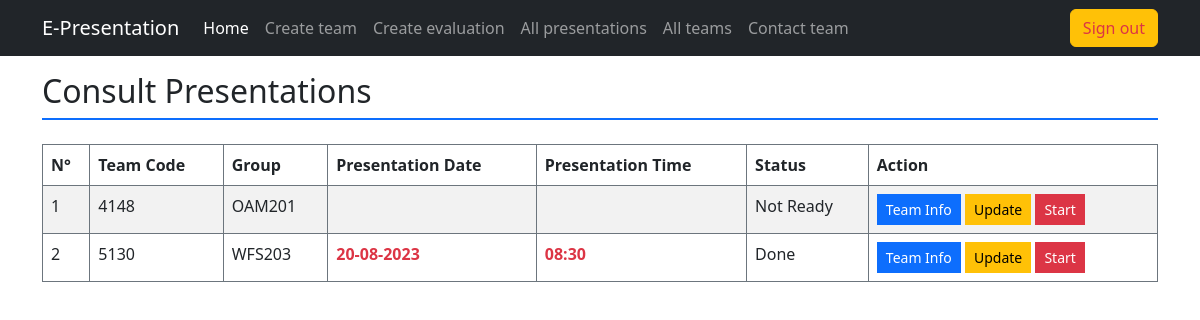
The app's page /index.php?action=all_presentations (signed in), older data.
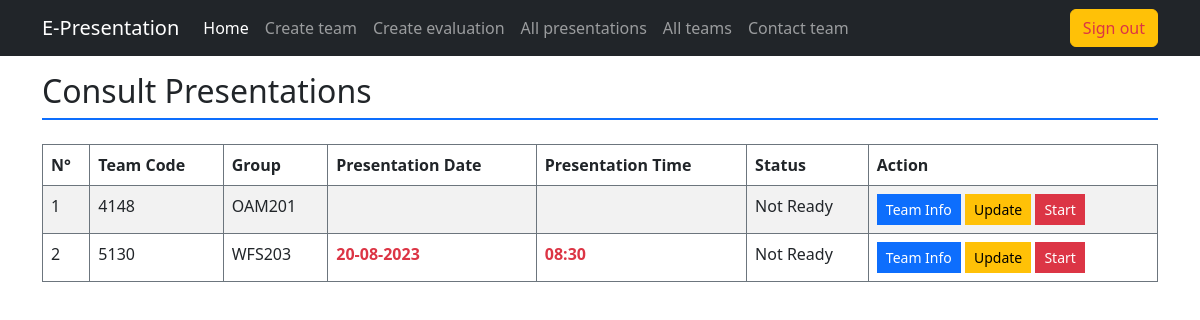
The same page, newer data.
### tables this page shows
CREATE TABLE `team` (
  `team_code` varchar(8) NOT NULL,
  `group_code` varchar(10) NOT NULL,
  `presentation_date` date DEFAULT NULL,
  `presentation_time` time DEFAULT NULL,
  `status` enum('Done','Ready','Not Ready') DEFAULT 'Not Ready'
);

### controller/layouts_rendering.php (called while the page is built, shortened)
<?php
    class LayoutRendering {
        static function all_presentations() {
            $team_data = PresentationModel::retrieve_all_teams();
            require "view/mentor/all_presentations.php";
        }
    }

### model/team_model.php (called while the page is built, shortened)
<?php
    class PresentationModel {
        static function connection() {
            $username = "root";
            $password = "";
            $host = "localhost";
            $dbname = "e-presentations";
            $dsn = "mysql:host=$host;dbname=$dbname";
            try {
                return new PDO($dsn, $username, $password);
            } catch (PDOException $err) {
                echo "<div class='alert alert-danger'>Database connection couldn't be established</div>";
                $err->getMessage();
            }
        }
        static function retrieve_all_teams() {
            $connection = self::connection();
            $query = $connection->query("SELECT * FROM team ORDER BY presentation_date, presentation_time");
            return $query->fetchAll(PDO::FETCH_ASSOC);
        }
    }
?>

### view/mentor/all_presentations.php (the view, shortened to what this page needs)
<h2 class="border-bottom pb-2 border-2 border-primary mb-4">Consult Presentations</h2>
<div class="table-responsive">
    <table class="table table-bordered border-secondary table-striped table-hover">
        <thead>
            <th>N°</th>
            <th>Team Code</th>
            <th>Group</th>
            <th>Presentation Date</th>
            <th>Presentation Time</th>
            <th>Status</th>
            <th>Action</th>
        </thead>
        <?php
            $counter = 0;
            foreach($team_data as $presentation):
                ++$counter;
        ?>
            <tr>
                <td><?= $counter ?></td>
                <td><?= $presentation["team_code"] ?></td>
                <td><?= $presentation["group_code"] ?></td>
                <td class="text-danger fw-bold"><?= $presentation["presentation_date"] == "0000-00-00"? "Unknown": implode("-", array_reverse(explode("-", $presentation["presentation_date"])))?></td>
                <td class="text-danger fw-bold"><?= $presentation["presentation_time"] == "00:00:00"? "Unknown": substr($presentation["presentation_time"], 0, 5)?></td>
                <td><?= $presentation["status"] ?></td>
                <td>
                    <a href="index.php?action=team_info&team_code=<?= $presentation["team_code"] ?>" class="btn btn-sm btn-primary rounded-0" target="_blank">Team Info</a>
                    <a href="index.php?action=update&team_code=<?= $presentation["team_code"] ?>" class="btn btn-sm btn-warning rounded-0" target="_blank">Update</a>
                    <a href="index.php?action=select_evaluation&team_code=<?= $presentation["team_code"] ?>" class="btn btn-sm btn-danger rounded-0">Start</a>
                </td>
            </tr>
        <?php
            endforeach;
        ?>
    </table>
    </div>
<?php
    require "view/master.php";
?>

Row changes from the older to the newer data that the page shows:
changed team "WFS203": status "Done" → "Not Ready"
